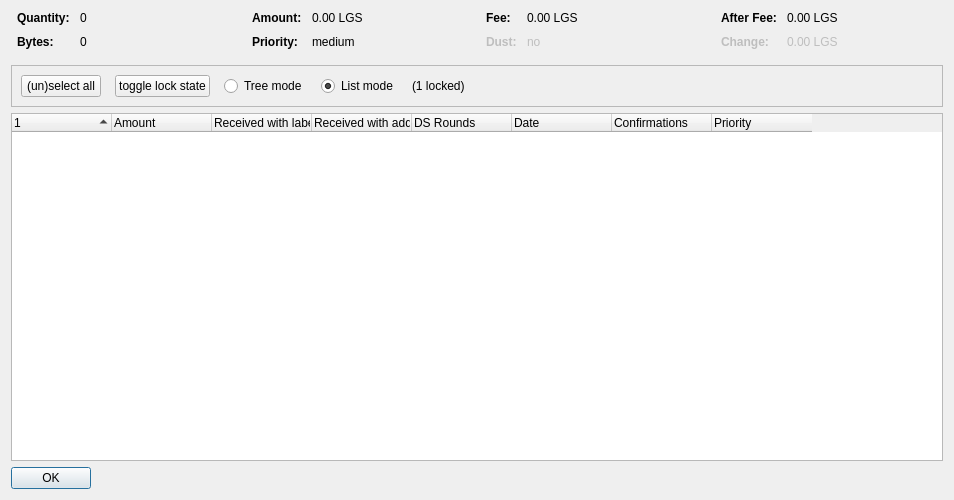
<?xml version="1.0" encoding="UTF-8"?>
<ui version="4.0">
 <class>CoinControlDialog</class>
 <widget class="QDialog" name="CoinControlDialog">
  <property name="geometry">
   <rect>
    <x>0</x>
    <y>0</y>
    <width>954</width>
    <height>500</height>
   </rect>
  </property>
  <property name="windowTitle">
   <string>Coin Selection</string>
  </property>
  <layout class="QVBoxLayout" name="verticalLayout">
   <item>
    <layout class="QHBoxLayout" name="horizontalLayoutTop" stretch="0,0,0,0">
     <property name="topMargin">
      <number>0</number>
     </property>
     <property name="bottomMargin">
      <number>10</number>
     </property>
     <item>
      <layout class="QFormLayout" name="formLayoutCoinControl1">
       <property name="horizontalSpacing">
        <number>10</number>
       </property>
       <property name="verticalSpacing">
        <number>10</number>
       </property>
       <property name="leftMargin">
        <number>6</number>
       </property>
       <property name="rightMargin">
        <number>6</number>
       </property>
       <item row="0" column="0">
        <widget class="QLabel" name="labelCoinControlQuantityText">
         <property name="font">
          <font>
           <weight>75</weight>
           <bold>true</bold>
          </font>
         </property>
         <property name="text">
          <string>Quantity:</string>
         </property>
        </widget>
       </item>
       <item row="0" column="1">
        <widget class="QLabel" name="labelCoinControlQuantity">
         <property name="cursor">
          <cursorShape>IBeamCursor</cursorShape>
         </property>
         <property name="contextMenuPolicy">
          <enum>Qt::ActionsContextMenu</enum>
         </property>
         <property name="text">
          <string notr="true">0</string>
         </property>
         <property name="textInteractionFlags">
          <set>Qt::LinksAccessibleByMouse|Qt::TextSelectableByKeyboard|Qt::TextSelectableByMouse</set>
         </property>
        </widget>
       </item>
       <item row="1" column="0">
        <widget class="QLabel" name="labelCoinControlBytesText">
         <property name="font">
          <font>
           <weight>75</weight>
           <bold>true</bold>
          </font>
         </property>
         <property name="text">
          <string>Bytes:</string>
         </property>
        </widget>
       </item>
       <item row="1" column="1">
        <widget class="QLabel" name="labelCoinControlBytes">
         <property name="cursor">
          <cursorShape>IBeamCursor</cursorShape>
         </property>
         <property name="contextMenuPolicy">
          <enum>Qt::ActionsContextMenu</enum>
         </property>
         <property name="text">
          <string notr="true">0</string>
         </property>
         <property name="textInteractionFlags">
          <set>Qt::LinksAccessibleByMouse|Qt::TextSelectableByKeyboard|Qt::TextSelectableByMouse</set>
         </property>
        </widget>
       </item>
      </layout>
     </item>
     <item>
      <layout class="QFormLayout" name="formLayoutCoinControl2">
       <property name="horizontalSpacing">
        <number>10</number>
       </property>
       <property name="verticalSpacing">
        <number>10</number>
       </property>
       <property name="leftMargin">
        <number>6</number>
       </property>
       <property name="rightMargin">
        <number>6</number>
       </property>
       <item row="0" column="0">
        <widget class="QLabel" name="labelCoinControlAmountText">
         <property name="font">
          <font>
           <weight>75</weight>
           <bold>true</bold>
          </font>
         </property>
         <property name="text">
          <string>Amount:</string>
         </property>
        </widget>
       </item>
       <item row="0" column="1">
        <widget class="QLabel" name="labelCoinControlAmount">
         <property name="cursor">
          <cursorShape>IBeamCursor</cursorShape>
         </property>
         <property name="contextMenuPolicy">
          <enum>Qt::ActionsContextMenu</enum>
         </property>
         <property name="text">
          <string notr="true">0.00 LGS</string>
         </property>
         <property name="textInteractionFlags">
          <set>Qt::LinksAccessibleByMouse|Qt::TextSelectableByKeyboard|Qt::TextSelectableByMouse</set>
         </property>
        </widget>
       </item>
       <item row="1" column="0">
        <widget class="QLabel" name="labelCoinControlPriorityText">
         <property name="font">
          <font>
           <weight>75</weight>
           <bold>true</bold>
          </font>
         </property>
         <property name="text">
          <string>Priority:</string>
         </property>
        </widget>
       </item>
       <item row="1" column="1">
        <widget class="QLabel" name="labelCoinControlPriority">
         <property name="cursor">
          <cursorShape>IBeamCursor</cursorShape>
         </property>
         <property name="contextMenuPolicy">
          <enum>Qt::ActionsContextMenu</enum>
         </property>
         <property name="text">
          <string>medium</string>
         </property>
         <property name="textInteractionFlags">
          <set>Qt::LinksAccessibleByMouse|Qt::TextSelectableByKeyboard|Qt::TextSelectableByMouse</set>
         </property>
        </widget>
       </item>
      </layout>
     </item>
     <item>
      <layout class="QFormLayout" name="formLayoutCoinControl3">
       <property name="horizontalSpacing">
        <number>10</number>
       </property>
       <property name="verticalSpacing">
        <number>10</number>
       </property>
       <property name="leftMargin">
        <number>6</number>
       </property>
       <property name="rightMargin">
        <number>6</number>
       </property>
       <item row="0" column="0">
        <widget class="QLabel" name="labelCoinControlFeeText">
         <property name="font">
          <font>
           <weight>75</weight>
           <bold>true</bold>
          </font>
         </property>
         <property name="text">
          <string>Fee:</string>
         </property>
        </widget>
       </item>
       <item row="0" column="1">
        <widget class="QLabel" name="labelCoinControlFee">
         <property name="cursor">
          <cursorShape>IBeamCursor</cursorShape>
         </property>
         <property name="contextMenuPolicy">
          <enum>Qt::ActionsContextMenu</enum>
         </property>
         <property name="text">
          <string notr="true">0.00 LGS</string>
         </property>
         <property name="textInteractionFlags">
          <set>Qt::LinksAccessibleByMouse|Qt::TextSelectableByKeyboard|Qt::TextSelectableByMouse</set>
         </property>
        </widget>
       </item>
       <item row="1" column="0">
        <widget class="QLabel" name="labelCoinControlLowOutputText">
         <property name="enabled">
          <bool>false</bool>
         </property>
         <property name="font">
          <font>
           <weight>75</weight>
           <bold>true</bold>
          </font>
         </property>
         <property name="text">
          <string>Dust:</string>
         </property>
        </widget>
       </item>
       <item row="1" column="1">
        <widget class="QLabel" name="labelCoinControlLowOutput">
         <property name="enabled">
          <bool>false</bool>
         </property>
         <property name="cursor">
          <cursorShape>IBeamCursor</cursorShape>
         </property>
         <property name="contextMenuPolicy">
          <enum>Qt::ActionsContextMenu</enum>
         </property>
         <property name="text">
          <string>no</string>
         </property>
         <property name="textInteractionFlags">
          <set>Qt::LinksAccessibleByMouse|Qt::TextSelectableByKeyboard|Qt::TextSelectableByMouse</set>
         </property>
        </widget>
       </item>
      </layout>
     </item>
     <item>
      <layout class="QFormLayout" name="formLayoutCoinControl4">
       <property name="horizontalSpacing">
        <number>10</number>
       </property>
       <property name="verticalSpacing">
        <number>10</number>
       </property>
       <property name="leftMargin">
        <number>6</number>
       </property>
       <property name="rightMargin">
        <number>6</number>
       </property>
       <item row="0" column="0">
        <widget class="QLabel" name="labelCoinControlAfterFeeText">
         <property name="font">
          <font>
           <weight>75</weight>
           <bold>true</bold>
          </font>
         </property>
         <property name="text">
          <string>After Fee:</string>
         </property>
        </widget>
       </item>
       <item row="0" column="1">
        <widget class="QLabel" name="labelCoinControlAfterFee">
         <property name="cursor">
          <cursorShape>IBeamCursor</cursorShape>
         </property>
         <property name="contextMenuPolicy">
          <enum>Qt::ActionsContextMenu</enum>
         </property>
         <property name="text">
          <string notr="true">0.00 LGS</string>
         </property>
         <property name="textInteractionFlags">
          <set>Qt::LinksAccessibleByMouse|Qt::TextSelectableByKeyboard|Qt::TextSelectableByMouse</set>
         </property>
        </widget>
       </item>
       <item row="1" column="0">
        <widget class="QLabel" name="labelCoinControlChangeText">
         <property name="enabled">
          <bool>false</bool>
         </property>
         <property name="font">
          <font>
           <weight>75</weight>
           <bold>true</bold>
          </font>
         </property>
         <property name="text">
          <string>Change:</string>
         </property>
        </widget>
       </item>
       <item row="1" column="1">
        <widget class="QLabel" name="labelCoinControlChange">
         <property name="enabled">
          <bool>false</bool>
         </property>
         <property name="cursor">
          <cursorShape>IBeamCursor</cursorShape>
         </property>
         <property name="contextMenuPolicy">
          <enum>Qt::ActionsContextMenu</enum>
         </property>
         <property name="text">
          <string notr="true">0.00 LGS</string>
         </property>
         <property name="textInteractionFlags">
          <set>Qt::LinksAccessibleByMouse|Qt::TextSelectableByKeyboard|Qt::TextSelectableByMouse</set>
         </property>
        </widget>
       </item>
      </layout>
     </item>
    </layout>
   </item>
   <item>
    <widget class="QFrame" name="frame">
     <property name="minimumSize">
      <size>
       <width>0</width>
       <height>40</height>
      </size>
     </property>
     <property name="frameShape">
      <enum>QFrame::StyledPanel</enum>
     </property>
     <property name="frameShadow">
      <enum>QFrame::Sunken</enum>
     </property>
     <layout class="QHBoxLayout" name="horizontalLayout">
      <item>
       <layout class="QHBoxLayout" name="horizontalLayoutPanel" stretch="0,0,0,0,0,0">
        <property name="spacing">
         <number>14</number>
        </property>
        <item>
         <widget class="QPushButton" name="pushButtonSelectAll">
          <property name="sizePolicy">
           <sizepolicy hsizetype="Maximum" vsizetype="Fixed">
            <horstretch>0</horstretch>
            <verstretch>0</verstretch>
           </sizepolicy>
          </property>
          <property name="text">
           <string>(un)select all</string>
          </property>
          <property name="autoDefault">
           <bool>false</bool>
          </property>
         </widget>
        </item>
        <item>
         <widget class="QPushButton" name="pushButtonToggleLock">
          <property name="sizePolicy">
           <sizepolicy hsizetype="Maximum" vsizetype="Fixed">
            <horstretch>0</horstretch>
            <verstretch>0</verstretch>
           </sizepolicy>
          </property>
          <property name="text">
           <string>toggle lock state</string>
          </property>
          <property name="autoDefault">
           <bool>false</bool>
          </property>
         </widget>
        </item>
        <item>
         <widget class="QRadioButton" name="radioTreeMode">
          <property name="sizePolicy">
           <sizepolicy hsizetype="Maximum" vsizetype="Fixed">
            <horstretch>0</horstretch>
            <verstretch>0</verstretch>
           </sizepolicy>
          </property>
          <property name="text">
           <string>Tree mode</string>
          </property>
         </widget>
        </item>
        <item>
         <widget class="QRadioButton" name="radioListMode">
          <property name="sizePolicy">
           <sizepolicy hsizetype="Maximum" vsizetype="Fixed">
            <horstretch>0</horstretch>
            <verstretch>0</verstretch>
           </sizepolicy>
          </property>
          <property name="text">
           <string>List mode</string>
          </property>
          <property name="checked">
           <bool>true</bool>
          </property>
         </widget>
        </item>
        <item>
         <widget class="QLabel" name="labelLocked">
          <property name="text">
           <string>(1 locked)</string>
          </property>
         </widget>
        </item>
        <item>
         <spacer name="horizontalSpacer">
          <property name="orientation">
           <enum>Qt::Horizontal</enum>
          </property>
          <property name="sizeHint" stdset="0">
           <size>
            <width>40</width>
            <height>20</height>
           </size>
          </property>
         </spacer>
        </item>
       </layout>
      </item>
     </layout>
    </widget>
   </item>
   <item>
    <widget class="CoinControlTreeWidget" name="treeWidget">
     <property name="contextMenuPolicy">
      <enum>Qt::CustomContextMenu</enum>
     </property>
     <property name="sortingEnabled">
      <bool>false</bool>
     </property>
     <property name="columnCount">
      <number>8</number>
     </property>
     <attribute name="headerShowSortIndicator" stdset="0">
      <bool>true</bool>
     </attribute>
     <attribute name="headerStretchLastSection">
      <bool>false</bool>
     </attribute>
     <column>
      <property name="text">
       <string/>
      </property>
     </column>
     <column>
      <property name="text">
       <string>Amount</string>
      </property>
     </column>
     <column>
      <property name="text">
       <string>Received with label</string>
      </property>
     </column>
     <column>
      <property name="text">
       <string>Received with address</string>
      </property>
     </column>
     <column>
      <property name="text">
       <string>DS Rounds</string>
      </property>
     </column>
     <column>
      <property name="text">
       <string>Date</string>
      </property>
     </column>
     <column>
      <property name="text">
       <string>Confirmations</string>
      </property>
      <property name="toolTip">
       <string>Confirmed</string>
      </property>
     </column>
     <column>
      <property name="text">
       <string>Priority</string>
      </property>
     </column>
    </widget>
   </item>
   <item>
    <widget class="QDialogButtonBox" name="buttonBox">
     <property name="sizePolicy">
      <sizepolicy hsizetype="Maximum" vsizetype="Fixed">
       <horstretch>0</horstretch>
       <verstretch>0</verstretch>
      </sizepolicy>
     </property>
     <property name="orientation">
      <enum>Qt::Horizontal</enum>
     </property>
     <property name="standardButtons">
      <set>QDialogButtonBox::Ok</set>
     </property>
    </widget>
   </item>
  </layout>
 </widget>
 <customwidgets>
  <customwidget>
   <class>CoinControlTreeWidget</class>
   <extends>QTreeWidget</extends>
   <header>coincontroltreewidget.h</header>
  </customwidget>
 </customwidgets>
 <resources/>
 <connections/>
</ui>
